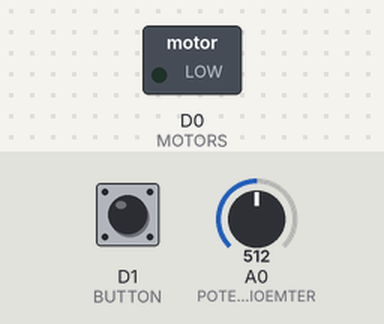
Recording of a program running on a simulated ESP8266 (NodeMCU). Shown: switched loads named in the program (green lamp = pin HIGH). The test bench sets the inputs (shaded band); at power-on: D1 (BUTTON) HIGH, A0 (POTENTIOEMTER) = 512.

Above: at 1.3 s.
1.4 s: D1 (BUTTON) pulled LOW for 3.2 s
At 5.3 s:
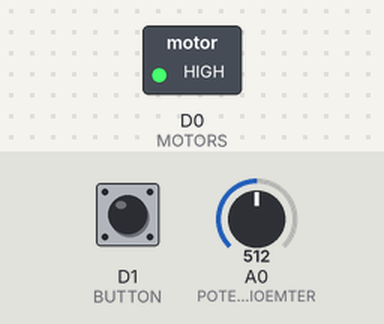
6.1 s: D1 (BUTTON) pulled LOW for 0.6 s
At 6.8 s:
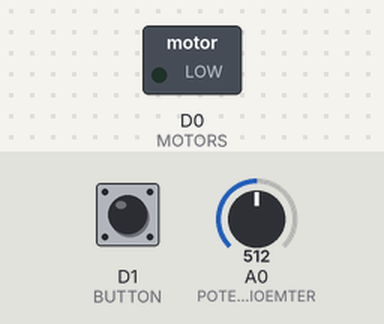
Timing chart, 0 to 9.1 s (numbered marks = the images above; inputs shaded):
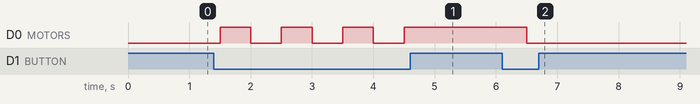

The program:

main.cpp
```cpp
#include <Arduino.h>

#define POTENTIOEMTER A0
#define MOTORS D0
#define BUTTON D1

bool ON = false;
int potency = 0;
int buttonState;
int pButtonState = HIGH;

void setup() {
  Serial.begin(9600);

  pinMode(MOTORS, OUTPUT);
  pinMode(BUTTON, INPUT_PULLUP);

  analogWrite(MOTORS, 0);
}

void loop() {
  potency = analogRead(POTENTIOEMTER);
  buttonState = digitalRead(BUTTON);

  if (buttonState == LOW && pButtonState == HIGH){
    if (ON) {
      ON = false;
    } else {
      ON = true;
    }
  }

  if (ON){
    analogWrite(MOTORS, potency*5);
  } else {
    analogWrite(MOTORS, 0);
  }

  pButtonState = HIGH;
  delay(500);
}
```

Measured:
- after the input at 1.4 s, D0 (MOTORS): alternates HIGH for 0.50 s and LOW for 0.50 s, 7 changes in all, then stays HIGH, starting after 0.10 s
- after the input at 6.1 s, D0 (MOTORS): HIGH → LOW after 0.40 s
